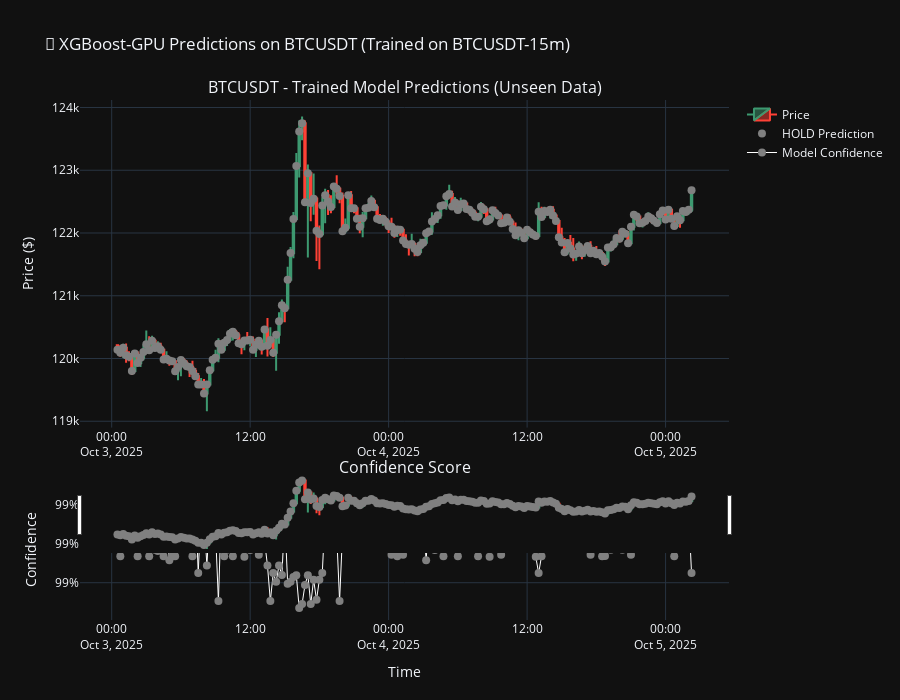

This figure's notebook cell:
### Code cell
# ================================================
# 🧪 TEST MODEL (using /data_test/)
# ================================================

from src.simple_model_trainer import SimpleModelPredictor

print("🧪 TESTING MODEL ON UNSEEN DATA")
print("=" * 50)

# Load trained model if not already loaded
if 'trainer' not in locals() or trainer is None:
    trainer = SimpleModelTrainer()
    if not trainer.load_model():
        print("❌ No trained model found! Please run the training cell first.")
        exit()

# Initialize predictor
predictor = SimpleModelPredictor(trainer)

# Test configuration
TEST_SYMBOL = 'BTCUSDT'  # Change this to test different symbols
NUM_CANDLES = 200        # Number of recent candles to analyze

print(f"🎯 Testing on {TEST_SYMBOL} (last {NUM_CANDLES} candles)")

# Generate predictions
signals_df = predictor.generate_predictions(
    symbol=TEST_SYMBOL,
    num_candles=NUM_CANDLES,
    data_folder='data_test'
)

if signals_df is not None:
    # CREATE PLOTLY CHART
    print(f"\n📈 Creating interactive chart...")
    
    model_info = trainer.get_model_info()
    
    fig = make_subplots(
        rows=2, cols=1,
        subplot_titles=(f'{TEST_SYMBOL} - {model_info["model_type"]} Predictions', 'Confidence Score'),
        vertical_spacing=0.1,
        row_heights=[0.7, 0.3]
    )
    
    # Candlestick chart
    fig.add_trace(
        go.Candlestick(
            x=signals_df['datetime'],
            open=signals_df['open'],
            high=signals_df['high'],
            low=signals_df['low'],
            close=signals_df['close'],
            name='Price',
            showlegend=True
        ),
        row=1, col=1
    )
    
    # BUY signals
    buy_signals = signals_df[signals_df['action'] == 'buy']
    if not buy_signals.empty:
        fig.add_trace(
            go.Scatter(
                x=buy_signals['datetime'],
                y=buy_signals['close'],
                mode='markers',
                marker=dict(symbol='triangle-up', size=15, color='lime'),
                name='BUY Prediction',
                text=buy_signals['reasoning'],
                hovertemplate='<b>BUY</b><br>Price: $%{y:.4f}<br>Confidence: %{customdata:.1%}<br>%{text}<extra></extra>',
                customdata=buy_signals['confidence']
            ),
            row=1, col=1
        )
    
    # SELL signals
    sell_signals = signals_df[signals_df['action'] == 'sell']
    if not sell_signals.empty:
        fig.add_trace(
            go.Scatter(
                x=sell_signals['datetime'],
                y=sell_signals['close'],
                mode='markers',
                marker=dict(symbol='triangle-down', size=15, color='red'),
                name='SELL Prediction',
                text=sell_signals['reasoning'],
                hovertemplate='<b>SELL</b><br>Price: $%{y:.4f}<br>Confidence: %{customdata:.1%}<br>%{text}<extra></extra>',
                customdata=sell_signals['confidence']
            ),
            row=1, col=1
        )
    
    # HOLD signals
    hold_signals = signals_df[signals_df['action'] == 'hold']
    if not hold_signals.empty:
        fig.add_trace(
            go.Scatter(
                x=hold_signals['datetime'],
                y=hold_signals['close'],
                mode='markers',
                marker=dict(symbol='circle', size=8, color='gray'),
                name='HOLD Prediction',
                text=hold_signals['reasoning'],
                hovertemplate='<b>HOLD</b><br>Price: $%{y:.4f}<br>Confidence: %{customdata:.1%}<br>%{text}<extra></extra>',
                customdata=hold_signals['confidence']
            ),
            row=1, col=1
        )
    
    # Confidence line
    confidence_colors = ['lime' if action == 'buy' else 'red' if action == 'sell' else 'gray' 
                       for action in signals_df['action']]
    
    fig.add_trace(
        go.Scatter(
            x=signals_df['datetime'],
            y=signals_df['confidence'],
            mode='markers+lines',
            name='Model Confidence',
            line=dict(color='white', width=1),
            marker=dict(color=confidence_colors, size=8),
            hovertemplate='Confidence: %{y:.1%}<br>Prediction: %{customdata}<extra></extra>',
            customdata=signals_df['action']
        ),
        row=2, col=1
    )
    
    # Update layout
    fig.update_layout(
        title=f'🤖 {model_info["model_type"]} Predictions on {TEST_SYMBOL}',
        height=700,
        template='plotly_dark',
        showlegend=True
    )
    
    fig.update_yaxes(title_text="Price ($)", row=1, col=1)
    fig.update_yaxes(title_text="Confidence", row=2, col=1, tickformat='.0%')
    fig.update_xaxes(title_text="Time", row=2, col=1)
    
    fig.show()
    
    # Show high-confidence predictions
    high_conf = signals_df[signals_df['confidence'] > 0.8]
    if not high_conf.empty:
        print(f"\n🚀 High Confidence Predictions (>80%):")
        for _, pred in high_conf.head(5).iterrows():
            print(f"   {pred['datetime'].strftime('%Y-%m-%d %H:%M')}: {pred['action'].upper()} @ ${pred['close']:.4f} ({pred['confidence']:.1%})")
    
    print(f"\n✅ TESTING COMPLETE!")
    print(f"🎯 Model: {model_info['model_type']} (Accuracy: {model_info['accuracy']:.1%})")
    print(f"📊 Generated {len(signals_df)} predictions on {TEST_SYMBOL}")
else:
    print("❌ Failed to generate predictions")

### Figure 1 — Plotly figure (JSON) as saved in the notebook; plotly's stock layout.template omitted (floating-point values rounded to 4 significant figures; data arrays with more than 128 entries replaced by an {"elided": "..."} marker saying what was removed)
{"data": [{"close": {"elided": "200 float values"}, "high": {"elided": "200 float values"}, "low": {"elided": "200 float values"}, "name": "Price", "open": {"elided": "200 float values"}, "showlegend": true, "type": "candlestick", "x": {"elided": "200 str values"}, "xaxis": "x", "yaxis": "y"}, {"customdata": {"elided": "200 float values"}, "hovertemplate": "<b>HOLD</b><br>Price: $%{y:.4f}<br>Confidence: %{customdata:.1%}<br>%{text}<extra></extra>", "marker": {"color": "gray", "size": 8, "symbol": "circle"}, "mode": "markers", "name": "HOLD Prediction", "text": {"elided": "200 str values"}, "type": "scatter", "x": {"elided": "200 str values"}, "xaxis": "x", "y": {"elided": "200 float values"}, "yaxis": "y"}, {"customdata": {"elided": "200 str values"}, "hovertemplate": "Confidence: %{y:.1%}<br>Prediction: %{customdata}<extra></extra>", "line": {"color": "white", "width": 1}, "marker": {"color": {"elided": "200 str values"}, "size": 8}, "mode": "markers+lines", "name": "Model Confidence", "type": "scatter", "x": {"elided": "200 str values"}, "xaxis": "x2", "y": {"elided": "200 float values"}, "yaxis": "y2"}], "layout": {"annotations": [{"font": {"size": 16}, "showarrow": false, "text": "BTCUSDT - Trained Model Predictions (Unseen Data)", "x": 0.5, "xanchor": "center", "xref": "paper", "y": 1, "yanchor": "bottom", "yref": "paper"}, {"font": {"size": 16}, "showarrow": false, "text": "Confidence Score", "x": 0.5, "xanchor": "center", "xref": "paper", "y": 0.27, "yanchor": "bottom", "yref": "paper"}], "height": 700, "showlegend": true, "title": {"text": "🤖 XGBoost-GPU Predictions on BTCUSDT (Trained on BTCUSDT-15m)"}, "xaxis": {"anchor": "y", "domain": [0, 1]}, "xaxis2": {"anchor": "y2", "domain": [0, 1], "title": {"text": "Time"}}, "yaxis": {"anchor": "x", "domain": [0.37, 1], "title": {"text": "Price ($)"}}, "yaxis2": {"anchor": "x2", "domain": [0, 0.27], "tickformat": ".0%", "title": {"text": "Confidence"}}}}
